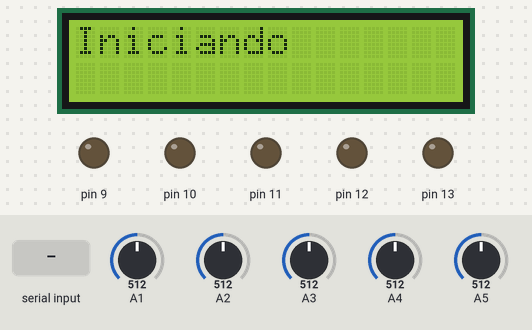
This sketch was run on a simulated Arduino Uno, built with avr-gcc and run on an emulated ATmega328P. On the bench: 16×2 character LCD, output pins drawn as LEDs (lit = HIGH). Dashed ring = blinking. Inputs (shaded band) come from the test bench; at power-on: A2 = 512, A1 = 512, A3 = 512, A4 = 512, A5 = 512. What the sketch prints to the serial monitor is not drawn.

Above: at 1.6 s.
At 3.8 s:
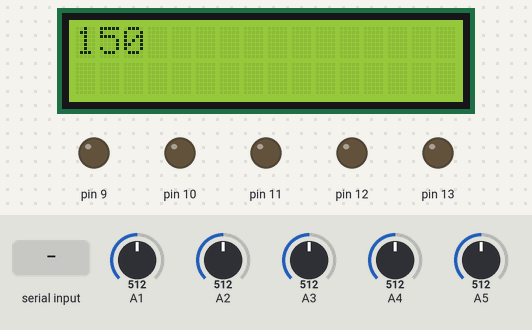
3.9 s: A2 set to 834
5.4 s: A2 set to 866
At 6.2 s:
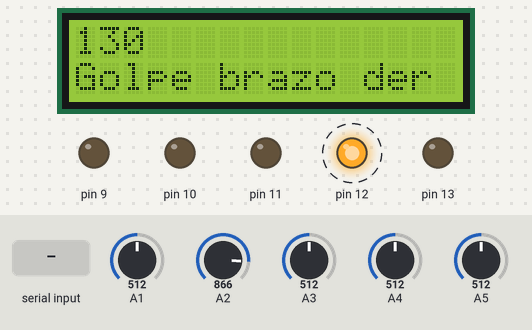
8.4 s: A1 set to 956
9.9 s: A1 set to 987
At 11.3 s:
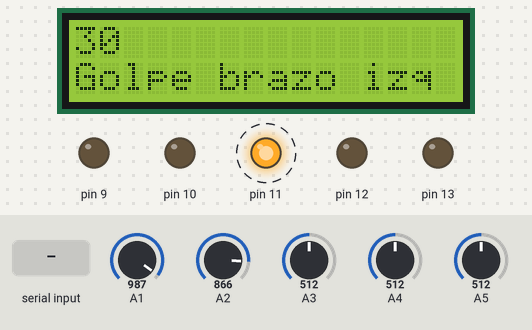
12.9 s: "t\n" received over the second serial link
Timing chart, 0 to 26.9 s (numbered marks = the images above; inputs shaded):
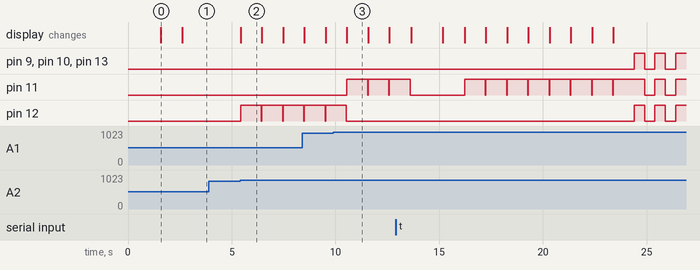

Measured:
- the behaviour switches between 850 and 851 on A2 (found by bisection; images 1 and 2)
- the behaviour switches between 970 and 971 on A1 (found by bisection; images 2 and 3)
- after the input at 3.9 s, every drawn part: stays the same
- after the input at 5.4 s, pin 12: alternates HIGH for 1.0 s and LOW for 0.03 s, starting at once; the display: changes at once (image 2)
- after the input at 9.9 s, pin 11: alternates HIGH for 1.0 s and LOW for 0.03 s, starting after 0.65 s; pin 12: goes on until 10.5 s, then stays LOW; the display: changes after 0.65 s (image 3)
- what the display in image 0 shows lasts 1.0 s, from 1.6 s to 2.6 s

The sketch:

PracticadeSetr.ino
```cpp
#include <SoftwareSerial.h>
#include <Wire.h>
#include <LiquidCrystal_I2C.h>

LiquidCrystal_I2C lcd(0x27, 2, 1, 0, 4, 5, 6, 7, 3, POSITIVE);
SoftwareSerial BT1(4, 2);
int lectura;
int hp;
boolean finish;
String terminar;

void setup() {
  // put your setup code here, to run once:
  Serial.begin(9600);
  BT1.begin(9600);
  lcd.begin(16, 2);
  for (int i = 0; i < 3; i++)
  {
    lcd.backlight();
    delay(250);
    lcd.backlight();
    delay(250);
  }
  lcd.backlight();
  lcd.setCursor(0, 0);
  lcd.print("Iniciando");
  delay(1000);
  lcd.setCursor(0, 1);
  lcd.print("Iniciando conexion");
  hp = 150;
  finish = false;
  pinMode(13,OUTPUT);
  pinMode(12,OUTPUT);
  pinMode(11,OUTPUT);
  pinMode(10,OUTPUT);
  pinMode(9,OUTPUT);
  lcd.clear();
  lcd.setCursor(0,0);
  lcd.print(150);
}

void loop() {
  // put your main code here, to run repeatedly:
  if (BT1.available()) {
    terminar = BT1.readStringUntil('\n');
    Serial.println(terminar);
    terminar=terminar.substring(0,1);
    if (terminar.equals("t")) {
      setup();
    }
  }
  if ( hp<=0){
    digitalWrite(13,HIGH);
    digitalWrite(12,HIGH);
    digitalWrite(11,HIGH);
    digitalWrite(10,HIGH);
    digitalWrite(9,HIGH);
    delay(500);
    digitalWrite(13,LOW);
    digitalWrite(12,LOW);
    digitalWrite(11,LOW);
    digitalWrite(10,LOW);
    digitalWrite(9,LOW);
    delay(500);
    digitalWrite(13,HIGH);
    digitalWrite(12,HIGH);
    digitalWrite(11,HIGH);
    digitalWrite(10,HIGH);
    digitalWrite(9,HIGH);
    delay(500);
    digitalWrite(13,LOW);
    digitalWrite(12,LOW);
    digitalWrite(11,LOW);
    digitalWrite(10,LOW);
    digitalWrite(9,LOW);
    delay(500);
    digitalWrite(13,HIGH);
    digitalWrite(12,HIGH);
    digitalWrite(11,HIGH);
    digitalWrite(10,HIGH);
    digitalWrite(9,HIGH);
    delay(500);
    digitalWrite(13,LOW);
    digitalWrite(12,LOW);
    digitalWrite(11,LOW);
    digitalWrite(10,LOW);
    digitalWrite(9,LOW);
    finish=true;
  }
  if (!finish) {
    lectura = analogRead(A1);
    //Serial.println(lectura);
    if (lectura > 970) {
      lcd.clear();
      lcd.setCursor(0, 0);
      hp = hp - 20;
      String texto = String(hp);
      lcd.print(texto);
      lcd.setCursor(0, 1);
      lcd.print("Golpe brazo izq");
      BT1.println("hi");
      digitalWrite(11,HIGH);
      delay(1000);
      digitalWrite(11,LOW);
    } else {
      lectura = analogRead(A2);
      if (lectura > 850) {
        lcd.clear();
        lcd.setCursor(0, 0);
        hp = hp - 20;
        String texto = String(hp);
        lcd.print(texto);
        lcd.setCursor(0, 1);
        lcd.print("Golpe brazo der");
        BT1.println("hd");
        digitalWrite(12,HIGH);
        delay(1000);
        digitalWrite(12,LOW);
      } else {
        lectura = analogRead(A3);
        if (lectura > 875) {
          lcd.clear();
          lcd.setCursor(0, 0);
          hp = hp - 50;
          String texto = String(hp);
          lcd.print(texto);
          lcd.setCursor(0, 1);
          lcd.print("Corazon");
          BT1.println("co");
          digitalWrite(13,HIGH);
          delay(1000);
          digitalWrite(13,LOW);
        } else {
          lectura = analogRead(A4);
          if (lectura > 950) {
            lcd.clear();
            lcd.setCursor(0, 0);
            hp = hp - 30;
            String texto = String(hp);
            lcd.print(texto);
            lcd.setCursor(0, 1);
            lcd.print("Cadera izquierda");
            BT1.println("ci");
            digitalWrite(10,HIGH);
            delay(1000);
            digitalWrite(10,LOW);
            } else {
            lectura = analogRead(A5);
            //Serial.println(lectura);
            if (lectura > 950) {
              lcd.clear();
              lcd.setCursor(0, 0);
              hp = hp - 30;
              String texto = String(hp);
              lcd.print(texto);
              lcd.setCursor(0, 1);
              lcd.print("Cadera derecha");
              BT1.println("cd");
              digitalWrite(9,HIGH);
              delay(1000);
              digitalWrite(9,LOW);
            }
          }
        }
      }
    }
  }else{
     setup();
    }
}
```
